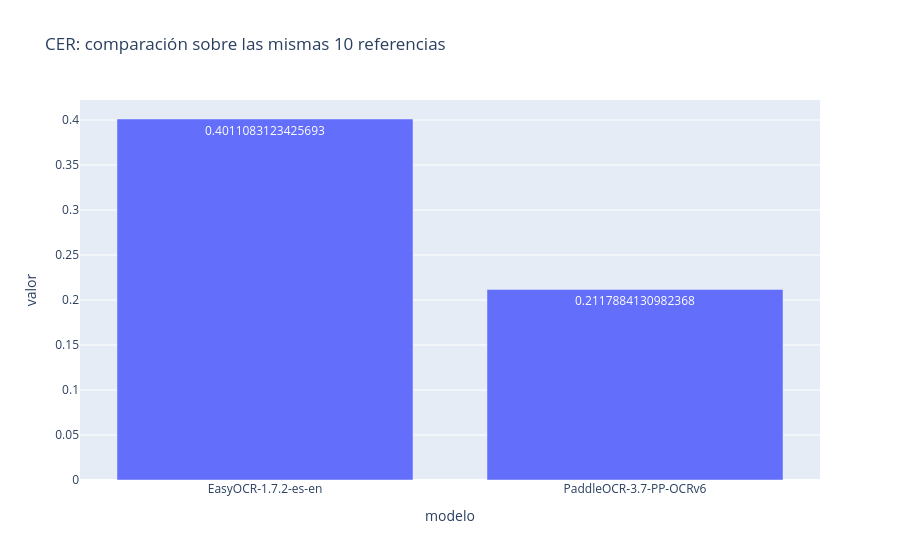
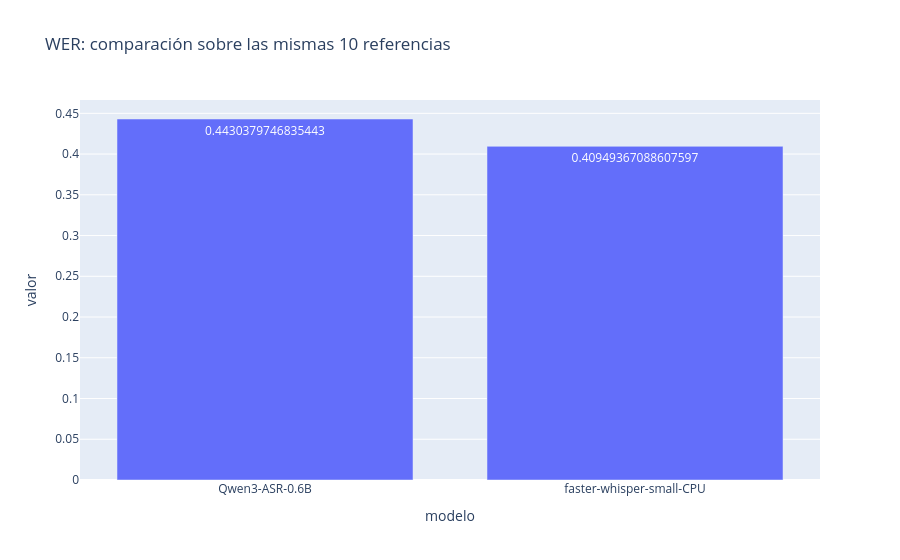

Notebook source saved alongside these figures, in order:
### Code cell
if not resumen.empty:
    for metrica in ['CER','WER']:
        z=resumen[resumen.metrica==metrica]
        display(px.bar(z,x='modelo',y='valor',text='valor',title=f'{metrica}: comparación sobre las mismas 10 referencias'))
else:
    print('No hay CER/WER finales hasta completar las 20 referencias manuales.')

### Figure 1 — Plotly figure (JSON) as saved in the notebook; plotly's stock layout.template omitted (floating-point values rounded to 4 significant figures)
{"data": [{"hovertemplate": "modelo=%{x}<br>valor=%{text}<extra></extra>", "legendgroup": "", "marker": {"color": "#636efa", "pattern": {"shape": ""}}, "name": "", "orientation": "v", "showlegend": false, "text": [0.4011, 0.2118], "textposition": "auto", "type": "bar", "x": ["EasyOCR-1.7.2-es-en", "PaddleOCR-3.7-PP-OCRv6"], "xaxis": "x", "y": [0.4011, 0.2118], "yaxis": "y"}], "layout": {"barmode": "relative", "legend": {"tracegroupgap": 0}, "title": {"text": "CER: comparación sobre las mismas 10 referencias"}, "xaxis": {"anchor": "y", "domain": [0.0, 1.0], "title": {"text": "modelo"}}, "yaxis": {"anchor": "x", "domain": [0.0, 1.0], "title": {"text": "valor"}}}}

### Figure 2 — Plotly figure (JSON) as saved in the notebook; plotly's stock layout.template omitted (floating-point values rounded to 4 significant figures)
{"data": [{"hovertemplate": "modelo=%{x}<br>valor=%{text}<extra></extra>", "legendgroup": "", "marker": {"color": "#636efa", "pattern": {"shape": ""}}, "name": "", "orientation": "v", "showlegend": false, "text": [0.443, 0.4095], "textposition": "auto", "type": "bar", "x": ["Qwen3-ASR-0.6B", "faster-whisper-small-CPU"], "xaxis": "x", "y": [0.443, 0.4095], "yaxis": "y"}], "layout": {"barmode": "relative", "legend": {"tracegroupgap": 0}, "title": {"text": "WER: comparación sobre las mismas 10 referencias"}, "xaxis": {"anchor": "y", "domain": [0.0, 1.0], "title": {"text": "modelo"}}, "yaxis": {"anchor": "x", "domain": [0.0, 1.0], "title": {"text": "valor"}}}}
